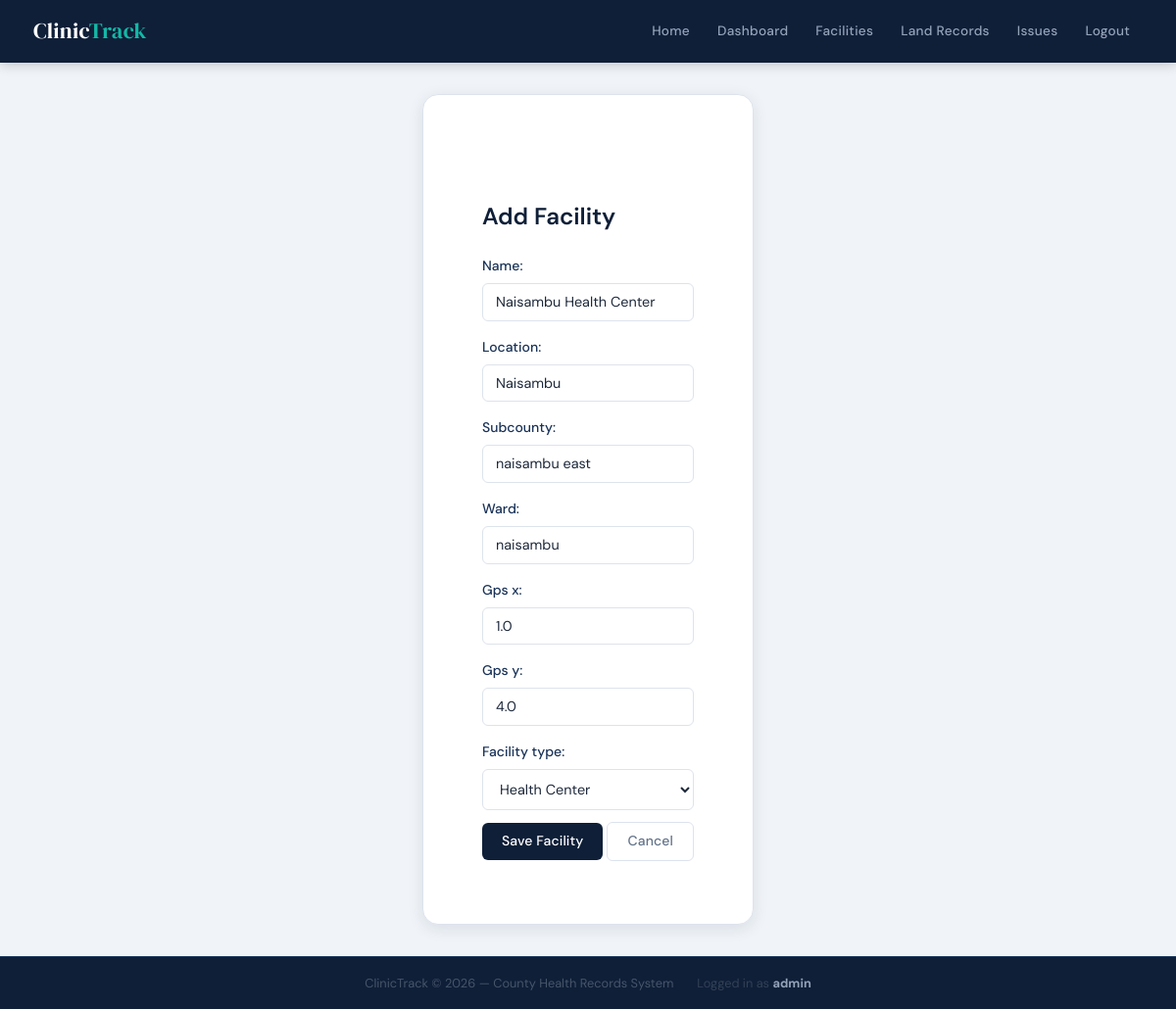
The app's page /facility/1/edit/ (signed in) with its own data.
### clinic/models.py (models this page shows, shortened)
class Facility(models.Model):
    FACILITY_TYPES = [
        ('Dispensary', 'Dispensary'),
        ('Health Center', 'Health Center'),
        ('Clinic', 'Clinic'),
        ('Hospital', 'Hospital'),
    ]
    name = models.CharField(max_length=200)
    location = models.CharField(max_length=200)
    subcounty = models.CharField(max_length=100)
    ward = models.CharField(max_length=100)
    gps_x = models.FloatField(null=True, blank=True)
    gps_y = models.FloatField(null=True, blank=True)
    facility_type = models.CharField(
        max_length=50,
        choices=FACILITY_TYPES,
        default='Clinic'
    )
    created_at = models.DateTimeField(auto_now_add=True)
    updated_at = models.DateTimeField(auto_now=True)

### clinic/views.py (the view)
# urls.py: path("facility/<int:pk>/edit/", views.FacilityUpdateView.as_view(), name="facility_edit"),
class FacilityUpdateView(AdminRequiredMixin, generic.UpdateView):
	model = Facility
	fields = [
		"name",
		"location",
		"subcounty",
		"ward",
		"gps_x",
		"gps_y",
		"facility_type",
	]
	template_name = "clinic/facility_form.html"
	success_url = reverse_lazy("clinic:facility_list")

### clinic/views.py (called while the page is built)
	def test_func(self):
		return bool(self.request.user and self.request.user.is_staff)

### clinic/templates/clinic/facility_form.html (shortened to what this page needs)
{% extends "clinic/base.html" %}
{% block content %}
<div class="container mt-4">
    <h2 class="mb-4">Add Facility</h2>
    <form method="post">
        {{ form.as_p }}
        <button type="submit" class="btn btn-primary">
            Save Facility
        </button>
        <a href="{% url 'clinic:facility_list' %}" class="btn btn-secondary">
            Cancel
        </a>
    </form>
</div>
{% endblock %}

### clinic/templates/clinic/base.html (shortened to what this page needs)
{% load static %}
<!doctype html>
<html lang="en">
<head>
  <link rel="stylesheet" href="https://cdn.jsdelivr.net/npm/modern-normalize/modern-normalize.css">
  <link rel="stylesheet" href="{% static 'css/mystyle.css' %}">
</head>
<body>
  <header>
    <div class="header-inner">
      <h1>Clinic<span>Track</span></h1>
      <nav>
        <a href="{% url 'clinic:home' %}">Home</a>
        {% if user.is_authenticated and user.is_staff %}
          <a href="{% url 'clinic:admin_dashboard' %}">Dashboard</a>
          <a href="{% url 'clinic:facility_list' %}">Facilities</a>
          <a href="{% url 'clinic:landrecord_list' %}">Land Records</a>
          <a href="{% url 'clinic:issue_list' %}">Issues</a>
          <a href="{% url 'clinic:logout' %}">Logout</a>
        {% else %}
          <a href="{% url 'clinic:login' %}">Login</a>
        {% endif %}
      </nav>
    </div>
  </header>
  <div class="container">
    <main>
      {% block content %}{% endblock %}
    </main>
  </div>
  <footer>
    <span>ClinicTrack &copy; {% now "Y" %} — County Health Records System</span>
    {% if user.is_authenticated %}
      <span style="margin-left:16px;color:#334155;">Logged in as <strong style="color:#94a3b8;">{{ user.username }}</strong></span>
    {% endif %}
  </footer>
</body>
</html>

### clinic/static/css/mystyle.css (style rules this page uses)
:root { --navy: #0f1f38; --navy-mid: #1a3358; --navy-light: #234070; --teal: #0d9488; --teal-light: #14b8a6; --teal-pale: #ccfbf1; --amber: #d97706; --red: #dc2626; --red-pale: #fee2e2; --white: #ffffff; --surface: #f0f4f8; --border: #dde3ec; --text: #1e293b; --text-muted: #64748b; --radius-sm: 6px; --radius-md: 10px; --radius-lg: 16px; --shadow-sm: 0 1px 4px rgba(15, 31, 56, 0.08); --shadow-md: 0 4px 16px rgba(15, 31, 56, 0.10); --shadow-lg: 0 8px 32px rgba(15, 31, 56, 0.12); }
*, *::before, *::after { box-sizing: border-box; }
html { scroll-behavior: smooth; }
body { font-family: 'DM Sans', Arial, sans-serif; background: var(--surface); color: var(--text); line-height: 1.65; font-size: 15px; min-height: 100vh; display: flex; flex-direction: column; }
a { color: var(--teal); text-decoration: none; transition: color 0.18s, opacity 0.18s; }
header { background: var(--navy); color: var(--white); position: sticky; top: 0; z-index: 100; box-shadow: 0 2px 12px rgba(0, 0, 0, 0.2); }
.header-inner { max-width: 1180px; margin: 0 auto; padding: 0 24px; display: flex; align-items: center; justify-content: space-between; height: 64px; gap: 20px; }
header h1 { font-family: 'DM Serif Display', Georgia, serif; font-size: 1.4rem; font-weight: 400; color: var(--white); white-space: nowrap; margin: 0; letter-spacing: 0.01em; }
header h1 span { color: var(--teal-light); }
nav { display: flex; flex-wrap: wrap; gap: 2px; align-items: center; }
nav a { color: #94a3b8; padding: 6px 13px; border-radius: var(--radius-sm); font-size: 0.85rem; font-weight: 500; letter-spacing: 0.02em; transition: background 0.18s, color 0.18s; text-decoration: none; }
.container { max-width: 1180px; margin: 0 auto; padding: 32px 24px; flex: 1; }
main { background: var(--white); padding: 32px 36px; border-radius: var(--radius-lg); box-shadow: var(--shadow-md); border: 1px solid var(--border); animation: fadeUp 0.28s ease both; }
h1, h2, h3, h4, h5 { font-weight: 600; color: var(--navy); line-height: 1.3; }
h1 { font-size: 1.9rem; margin-bottom: 18px; }
h2 { font-size: 1.5rem; margin-bottom: 14px; }
p { margin-bottom: 12px; color: var(--text-muted); }
.btn { display: inline-flex; align-items: center; justify-content: center; gap: 6px; padding: 9px 20px; border-radius: var(--radius-sm); font-size: 0.875rem; font-weight: 500; font-family: 'DM Sans', Arial, sans-serif; border: none; cursor: pointer; transition: transform 0.15s, opacity 0.15s, box-shadow 0.15s; text-decoration: none; letter-spacing: 0.01em; white-space: nowrap; line-height: 1.4; }
.btn-primary { background: var(--navy); color: var(--white); }
.btn-secondary { background: transparent; color: var(--text-muted); border: 1px solid var(--border); }
label { font-weight: 500; display: block; margin-bottom: 6px; font-size: 0.875rem; color: var(--navy-mid); }
input[type="text"], input[type="email"], input[type="password"], input[type="number"], input[type="date"], input[type="tel"], input[type="url"], input[type="search"], input[type="file"], select, textarea { width: 100%; padding: 10px 13px; border: 1.5px solid var(--border); border-radius: var(--radius-sm); font-size: 0.9rem; font-family: 'DM Sans', Arial, sans-serif; background: var(--white); color: var(--text); transition: border-color 0.18s, box-shadow 0.18s; }
input::placeholder, textarea::placeholder { color: #a0aec0; }
.mt-4 { margin-top: 24px; }
.mb-4 { margin-bottom: 24px; }
footer { background: var(--navy); color: #475569; text-align: center; padding: 16px 24px; font-size: 0.8rem; margin-top: auto; border-top: 1px solid #1e3a5f; display: flex; align-items: center; justify-content: center; flex-wrap: wrap; gap: 8px; }

### records on screen
Facility: name "Naisambu Health Center", location "Naisambu", subcounty "naisambu east", ward "naisambu", gps_x "1.0", gps_y "4.0", facility_type "Health Center"

### other values on screen
{{ user.username }} "admin"
